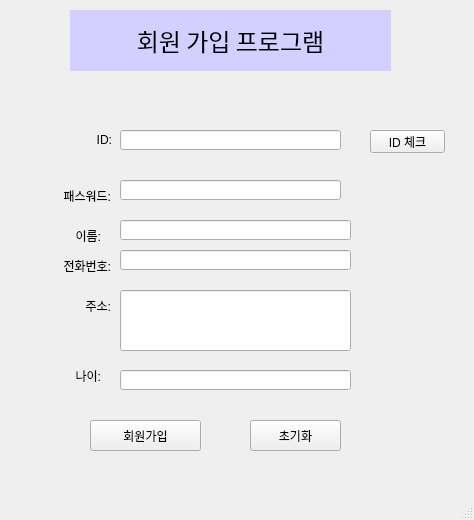
<?xml version="1.0" encoding="UTF-8"?>
<ui version="4.0">
 <class>MainWindow</class>
 <widget class="QMainWindow" name="MainWindow">
  <property name="geometry">
   <rect>
    <x>0</x>
    <y>0</y>
    <width>474</width>
    <height>520</height>
   </rect>
  </property>
  <property name="windowTitle">
   <string>MainWindow</string>
  </property>
  <widget class="QWidget" name="centralwidget">
   <widget class="QLabel" name="label">
    <property name="geometry">
     <rect>
      <x>70</x>
      <y>10</y>
      <width>321</width>
      <height>61</height>
     </rect>
    </property>
    <property name="font">
     <font>
      <family>HY목각파임B</family>
      <pointsize>18</pointsize>
     </font>
    </property>
    <property name="styleSheet">
     <string notr="true">background-color:rgb(211, 207, 255)</string>
    </property>
    <property name="text">
     <string>회원 가입 프로그램</string>
    </property>
    <property name="alignment">
     <set>Qt::AlignCenter</set>
    </property>
   </widget>
   <widget class="QLabel" name="label_2">
    <property name="geometry">
     <rect>
      <x>71</x>
      <y>124</y>
      <width>41</width>
      <height>31</height>
     </rect>
    </property>
    <property name="text">
     <string>ID:</string>
    </property>
    <property name="alignment">
     <set>Qt::AlignRight|Qt::AlignTrailing|Qt::AlignVCenter</set>
    </property>
   </widget>
   <widget class="QLineEdit" name="memberid_edit">
    <property name="geometry">
     <rect>
      <x>120</x>
      <y>130</y>
      <width>221</width>
      <height>20</height>
     </rect>
    </property>
   </widget>
   <widget class="QLabel" name="label_3">
    <property name="geometry">
     <rect>
      <x>40</x>
      <y>180</y>
      <width>71</width>
      <height>31</height>
     </rect>
    </property>
    <property name="text">
     <string>패스워드:</string>
    </property>
    <property name="alignment">
     <set>Qt::AlignRight|Qt::AlignTrailing|Qt::AlignVCenter</set>
    </property>
   </widget>
   <widget class="QLabel" name="label_4">
    <property name="geometry">
     <rect>
      <x>30</x>
      <y>220</y>
      <width>71</width>
      <height>31</height>
     </rect>
    </property>
    <property name="text">
     <string>이름:</string>
    </property>
    <property name="alignment">
     <set>Qt::AlignRight|Qt::AlignTrailing|Qt::AlignVCenter</set>
    </property>
   </widget>
   <widget class="QLineEdit" name="memberpw_edit">
    <property name="geometry">
     <rect>
      <x>120</x>
      <y>180</y>
      <width>221</width>
      <height>20</height>
     </rect>
    </property>
   </widget>
   <widget class="QLineEdit" name="name_edit">
    <property name="geometry">
     <rect>
      <x>120</x>
      <y>220</y>
      <width>231</width>
      <height>20</height>
     </rect>
    </property>
   </widget>
   <widget class="QLabel" name="label_5">
    <property name="geometry">
     <rect>
      <x>40</x>
      <y>250</y>
      <width>71</width>
      <height>31</height>
     </rect>
    </property>
    <property name="text">
     <string>전화번호:</string>
    </property>
    <property name="alignment">
     <set>Qt::AlignRight|Qt::AlignTrailing|Qt::AlignVCenter</set>
    </property>
   </widget>
   <widget class="QLineEdit" name="phone_edit">
    <property name="geometry">
     <rect>
      <x>120</x>
      <y>250</y>
      <width>231</width>
      <height>20</height>
     </rect>
    </property>
   </widget>
   <widget class="QLabel" name="label_6">
    <property name="geometry">
     <rect>
      <x>40</x>
      <y>290</y>
      <width>71</width>
      <height>31</height>
     </rect>
    </property>
    <property name="text">
     <string>주소:</string>
    </property>
    <property name="alignment">
     <set>Qt::AlignRight|Qt::AlignTrailing|Qt::AlignVCenter</set>
    </property>
   </widget>
   <widget class="QLineEdit" name="address_edit">
    <property name="geometry">
     <rect>
      <x>120</x>
      <y>290</y>
      <width>231</width>
      <height>61</height>
     </rect>
    </property>
   </widget>
   <widget class="QLabel" name="label_7">
    <property name="geometry">
     <rect>
      <x>30</x>
      <y>360</y>
      <width>71</width>
      <height>31</height>
     </rect>
    </property>
    <property name="text">
     <string>나이:</string>
    </property>
    <property name="alignment">
     <set>Qt::AlignRight|Qt::AlignTrailing|Qt::AlignVCenter</set>
    </property>
   </widget>
   <widget class="QLineEdit" name="age_edit">
    <property name="geometry">
     <rect>
      <x>120</x>
      <y>370</y>
      <width>231</width>
      <height>20</height>
     </rect>
    </property>
   </widget>
   <widget class="QPushButton" name="join_btn">
    <property name="geometry">
     <rect>
      <x>90</x>
      <y>420</y>
      <width>111</width>
      <height>31</height>
     </rect>
    </property>
    <property name="text">
     <string>회원가입</string>
    </property>
   </widget>
   <widget class="QPushButton" name="reset_btn">
    <property name="geometry">
     <rect>
      <x>250</x>
      <y>420</y>
      <width>91</width>
      <height>31</height>
     </rect>
    </property>
    <property name="text">
     <string>초기화</string>
    </property>
   </widget>
   <widget class="QPushButton" name="check_btn">
    <property name="geometry">
     <rect>
      <x>370</x>
      <y>130</y>
      <width>75</width>
      <height>23</height>
     </rect>
    </property>
    <property name="text">
     <string>ID 체크</string>
    </property>
   </widget>
  </widget>
  <widget class="QMenuBar" name="menubar">
   <property name="geometry">
    <rect>
     <x>0</x>
     <y>0</y>
     <width>474</width>
     <height>21</height>
    </rect>
   </property>
  </widget>
  <widget class="QStatusBar" name="statusbar"/>
 </widget>
 <resources/>
 <connections/>
</ui>
